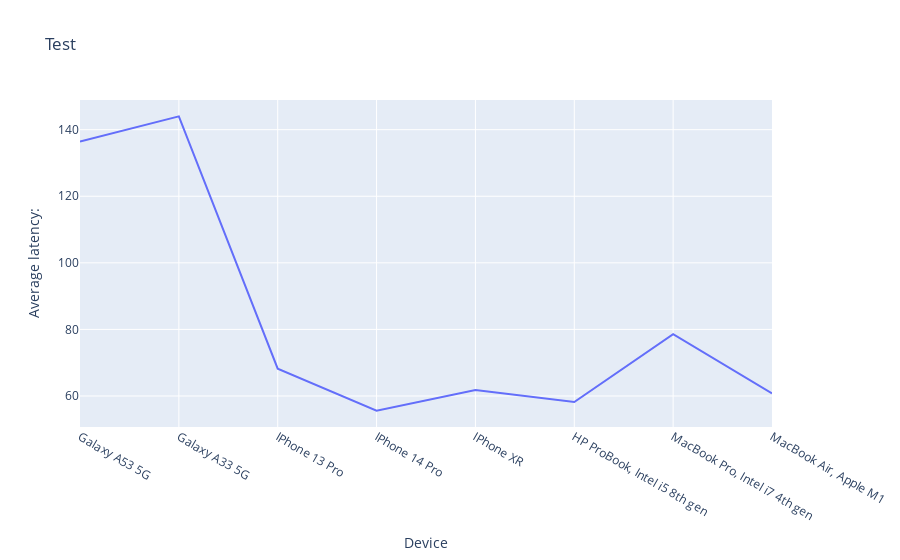

Notebook code for this chart:
### Code cell
fig = px.line(df, x="Device", y="Average latency:", title='Test')
#layout = go.Layout(yaxis=dict(tickformat=".2%"))
#fig.update_layout(yaxis_tickformat=".2%")
fig.update_yaxes(type='linear')

fig.show()

### Figure 1 — Plotly figure (JSON) as saved in the notebook; plotly's stock layout.template omitted (floating-point values rounded to 4 significant figures)
{"data": [{"hovertemplate": "Device=%{x}<br>Average latency:=%{y}<extra></extra>", "legendgroup": "", "line": {"color": "#636efa", "dash": "solid"}, "marker": {"symbol": "circle"}, "mode": "lines", "name": "", "orientation": "v", "showlegend": false, "type": "scatter", "x": ["Galaxy A53 5G", "Galaxy A33 5G", "IPhone 13 Pro", "IPhone 14 Pro", "IPhone XR", "HP ProBook, Intel i5 8th gen", "MacBook Pro, Intel i7 4th gen", "MacBook Air, Apple M1"], "xaxis": "x", "y": ["136.40", "144.00", "68.20", "55.60", "61.80", "58.20", "78.60", "60.80"], "yaxis": "y"}], "layout": {"legend": {"tracegroupgap": 0}, "title": {"text": "Test"}, "xaxis": {"anchor": "y", "domain": [0, 1], "title": {"text": "Device"}}, "yaxis": {"anchor": "x", "domain": [0, 1], "title": {"text": "Average latency:"}, "type": "linear"}}}
